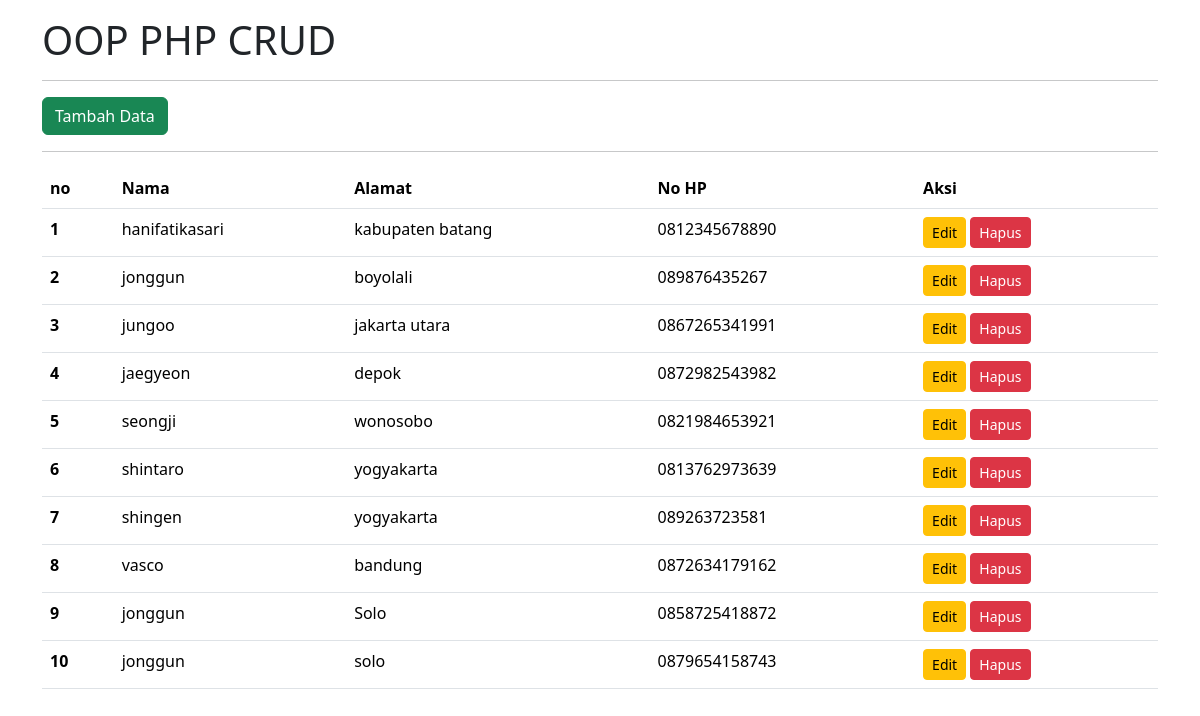
The page /crud_php/index.php on the database its author committed.
### tables this page shows
CREATE TABLE `tb_users` (
  `id` int(11) NOT NULL,
  `nama` varchar(255) NOT NULL,
  `alamat` text NOT NULL,
  `nohp` char(13) NOT NULL
);

### crud_php/database.php (called while the page is built, shortened)
<?php
class database{
    public $host     = "localhost";
    public $username = "root";
    public $password = "";
    public $database = "db_oop";
    public $connect;
    public function __construct()
    {
        $this->connect = mysqli_connect($this->host, $this->username, $this->password, $this->database);
        mysqli_select_db($this->connect, $this->database);
    }
    function tampilData()
    {
        $data = mysqli_query($this->connect, "SELECT * FROM tb_users");
        $rows = mysqli_fetch_all($data, MYSQLI_ASSOC);
        return $rows;
    }
}

### crud_php/index.php (the view, shortened to what this page needs)
<?php
include 'database.php';
$db = new Database();
?>
<!doctype html>
<html lang="en">
  <head>
    <link href="https://cdn.jsdelivr.net/npm/bootstrap@5.3.8/dist/css/bootstrap.min.css" rel="stylesheet">
  </head>
  <body>
    <div class="container mt-3">
        <h1>OOP PHP CRUD</h1>
        <hr>
         <a href="input.php" class="btn btn-success">Tambah Data</a>
         <hr>
        <table class="table table-hover">
          <thead>
            <tr>
              <th scope="col">no</th>
              <th scope="col">Nama</th>
              <th scope="col">Alamat</th>
              <th scope="col">No HP</th>
              <th scope="col">Aksi</th>
            </tr>
          </thead>
          <tbody>
            <?php
            $nomor=1;
            foreach($db->tampilData() as $dataUser){
            ?>
            <tr>
              <th scope="row"><?php echo $nomor++ ?></th>
              <td><?php echo $dataUser['nama']; ?></td>
              <td><?php echo $dataUser['alamat'];?></td>
              <td><?php echo $dataUser['nohp']; ?></td>
              <td>
                    <a href="edit.php?id=<?php echo $dataUser['id'] ?>" class="btn btn-warning btn-sm">Edit</a>
                    <a href="proses.php?id=<?php echo $dataUser['id'] ?>&aksi=hapus" class="btn btn-danger btn-sm">Hapus</a>
              </td>
            </tr>
            <?php
            }
            ?>
          </tbody>
        </table>
    </div>
  </body>
</html>

### rows shown on the page
tb_users: nama "hanifatikasari", alamat "kabupaten batang", nohp "0812345678890"
tb_users: nama "jonggun", alamat "boyolali", nohp "089876435267"
tb_users: nama "jungoo", alamat "jakarta utara", nohp "0867265341991"
tb_users: nama "jaegyeon", alamat "depok", nohp "0872982543982"
tb_users: nama "seongji", alamat "wonosobo", nohp "0821984653921"
tb_users: nama "shintaro", alamat "yogyakarta", nohp "0813762973639"
tb_users: nama "shingen", alamat "yogyakarta", nohp "089263723581"
tb_users: nama "vasco", alamat "bandung", nohp "0872634179162"
tb_users: nama "jonggun", alamat "Solo", nohp "0858725418872"
tb_users: nama "jonggun", alamat "solo", nohp "0879654158743"
